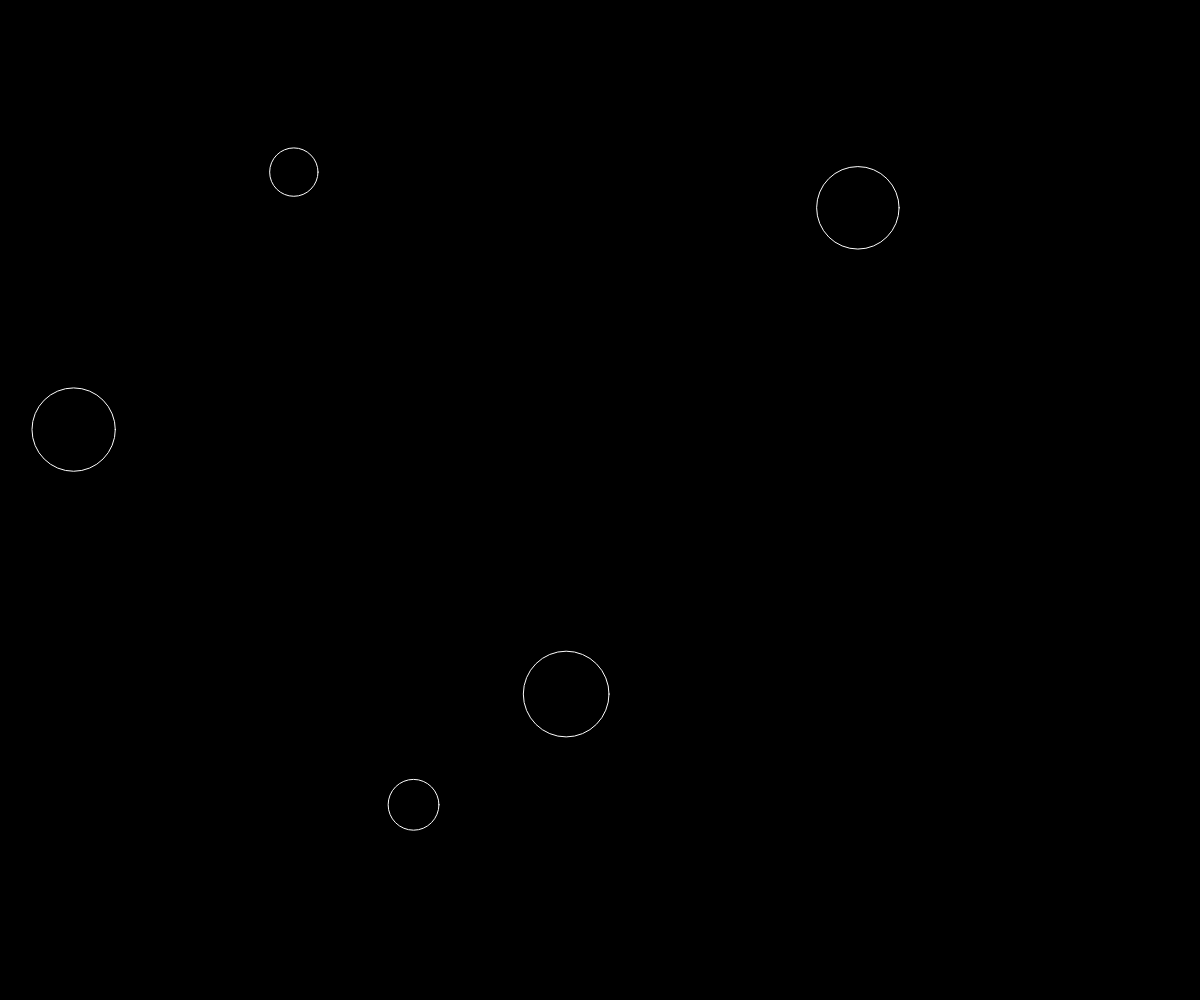
Frame 1 (no input)
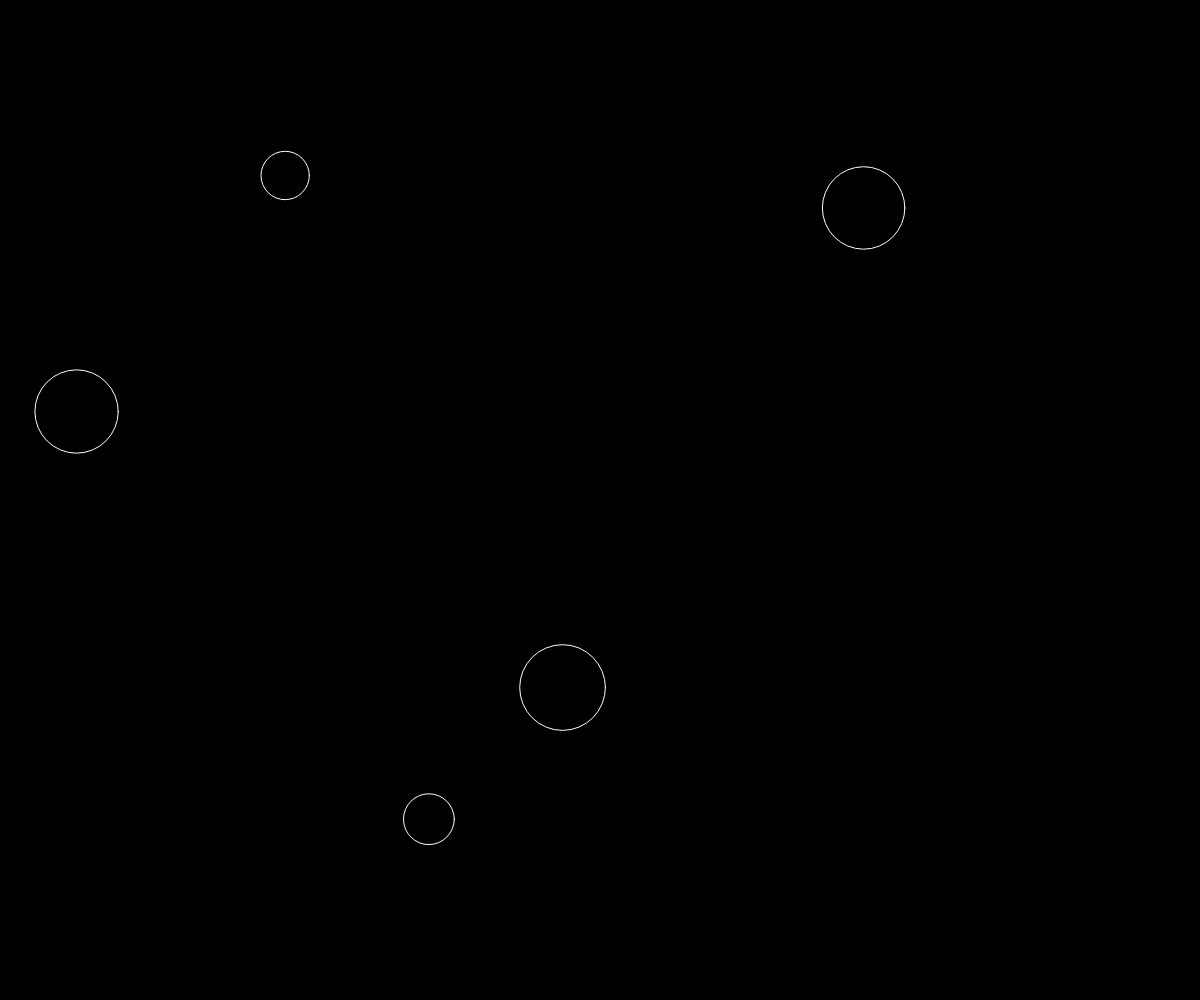
Frame 60 (no input)
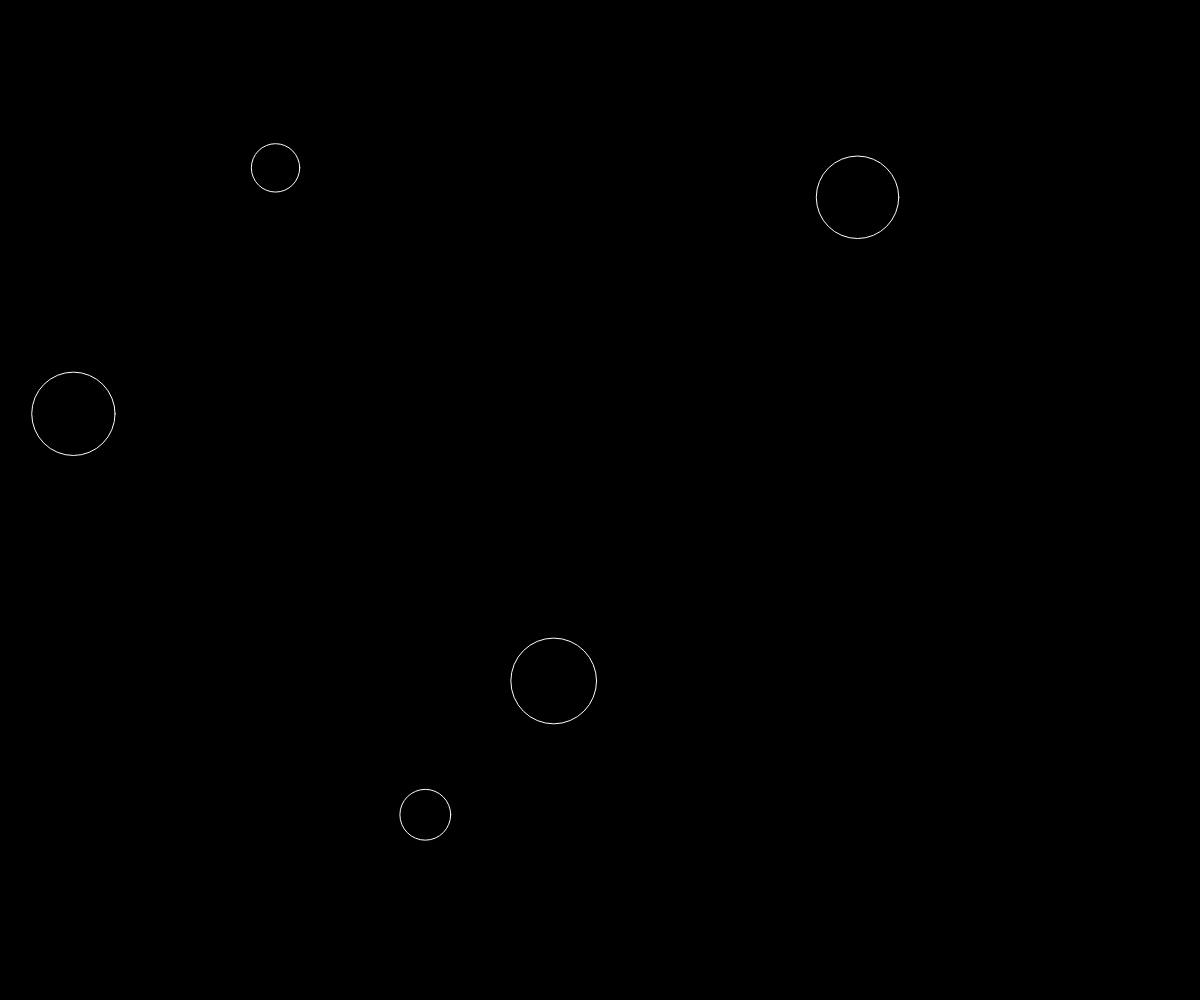
Frame 120 (the mouse pressed at the canvas centre since frame 60)

The p5.js sketch that drew these frames (run headless with seeded random() and noise() and a simulated clock; from frame 60 on, the mouse is pressed at the canvas centre):

// p5.js sketch
// ── sketch.js
let bubbles = [];

function setup() {
	createCanvas(windowWidth, windowHeight);
	for (let i = 0; i < 5; i++) {
		let x = random(width);
		let y = random(height);
		let r = random(15, 50);
		bubbles[i] = new Bubble(x, y, r);
	}
}

function draw() {
  background(0);
	for (let i = 0; i < bubbles.length; i++) {
		if (bubbles[i].contains(mouseX, mouseY)) {
			bubbles[i].changeColor(255);
		}
		else {
			bubbles[i].changeColor(0);
		}
		bubbles[i].move();
		bubbles[i].show();
		bubbles[i].contains(mouseX, mouseY);
	}
}

 function mousePressed() {
	 for (let i = 0; i < bubbles.length; i++) {
		 if (bubbles[i].contains(mouseX, mouseY)) {
			 bubbles.splice(i, 1);
		 }
	 }
 }

class Bubble {
	// data
  constructor(x, y, r) {
		this.x = x;
		this.y = y;
		this.r = r;
		this.brightness = 0;
		this.dark = false;
	}

	// clicked(x, y) {
	// 	let d = dist(x, y, this.x, this.y);
	// 	if (d < this.r) {
	// 		if (this.dark) {
	// 		  this.brightness = 255;
	// 	  }
	// 		else {
	// 			this.brightness = 0;
	// 		}
	// 		this.dark = !this.dark;
	// 		console.log("CLICKED!");
	// 	}
	// }

	// functionlity
	move() {
    this.x += random(-2, 2);
		this.y += random(-2, 2);
	}

	changeColor(bright) {
		this.brightness = bright;
	}

	contains(x, y) {
		let d = dist(x, y, this.x, this.y);
		if (d < this.r) {
				return true;
			}
			else {
				return false;
			}
	}

	show() {
    stroke(255);
		strokeWeight(1);
		fill(this.brightness, 100);
		ellipse(this.x, this.y, this.r*2, this.r*2);

	}

}
